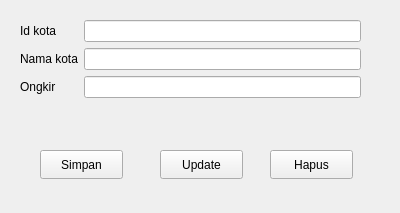
<?xml version="1.0" encoding="UTF-8"?>
<ui version="4.0">
 <class>Formkota</class>
 <widget class="QWidget" name="Formkota">
  <property name="geometry">
   <rect>
    <x>0</x>
    <y>0</y>
    <width>400</width>
    <height>213</height>
   </rect>
  </property>
  <property name="windowTitle">
   <string>Form</string>
  </property>
  <widget class="QWidget" name="formLayoutWidget">
   <property name="geometry">
    <rect>
     <x>20</x>
     <y>20</y>
     <width>341</width>
     <height>111</height>
    </rect>
   </property>
   <layout class="QFormLayout" name="formLayout">
    <item row="0" column="0">
     <widget class="QLabel" name="idKotaLabel">
      <property name="text">
       <string>Id kota</string>
      </property>
     </widget>
    </item>
    <item row="0" column="1">
     <widget class="QLineEdit" name="idKotaLineEdit"/>
    </item>
    <item row="1" column="0">
     <widget class="QLabel" name="namaKotaLabel">
      <property name="text">
       <string>Nama kota</string>
      </property>
     </widget>
    </item>
    <item row="1" column="1">
     <widget class="QLineEdit" name="namaKotaLineEdit"/>
    </item>
    <item row="2" column="0">
     <widget class="QLabel" name="ongkirLabel">
      <property name="text">
       <string>Ongkir</string>
      </property>
     </widget>
    </item>
    <item row="2" column="1">
     <widget class="QLineEdit" name="ongkirLineEdit"/>
    </item>
   </layout>
  </widget>
  <widget class="QPushButton" name="pushButton">
   <property name="geometry">
    <rect>
     <x>40</x>
     <y>150</y>
     <width>83</width>
     <height>29</height>
    </rect>
   </property>
   <property name="text">
    <string>Simpan</string>
   </property>
  </widget>
  <widget class="QPushButton" name="pushButton_2">
   <property name="geometry">
    <rect>
     <x>160</x>
     <y>150</y>
     <width>83</width>
     <height>29</height>
    </rect>
   </property>
   <property name="text">
    <string>Update</string>
   </property>
  </widget>
  <widget class="QPushButton" name="pushButton_3">
   <property name="geometry">
    <rect>
     <x>270</x>
     <y>150</y>
     <width>83</width>
     <height>29</height>
    </rect>
   </property>
   <property name="text">
    <string>Hapus</string>
   </property>
  </widget>
 </widget>
 <resources/>
 <connections/>
</ui>
